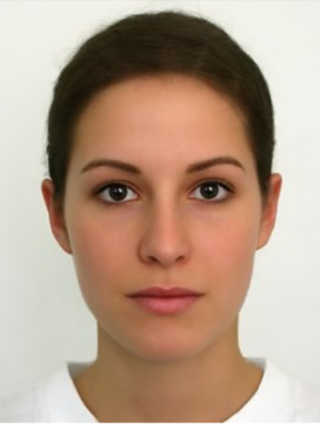
#> input picture test.png, 320 x 424 px
$ python face_detect.py
#> lines starting #> are read from the running program, lines starting #| are printed output that depends on the picture
#> further down, im is the input picture: shape (424, 320, 3); mean B, G, R 138.6, 157.7, 182.8
# !usr/bin/python
# Author:das
# -*-coding: utf-8 -*-
import cv2 as cv
import numpy as np
#import skin_detector


face_cascade=cv.CascadeClassifier('haarcascade_frontalface_alt.xml')
eye_cascade = cv.CascadeClassifier('haarcascade_eye.xml')

def big_eye(im,i):
#> called with i = 1.3
    gray = cv.cvtColor(im, cv.COLOR_BGR2GRAY)
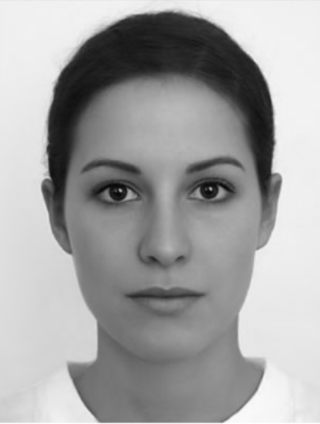
#> gray: shape (424, 320); min 7, max 254, mean 163
    eye_rec = eye_cascade.detectMultiScale(gray, 1.3, 5, 0, (30, 30))
#> eye_rec = [[181, 161, 57, 57], [85, 163, 58, 58]]
    for (x, y, w, h) in eye_rec:
        #im = cv.rectangle(im, (x, y), (x + w, y + h), (0, 0, 255), 2)
        #eye = im[int(y+10):int(y + h-15), int(x+4):int(x + w-4)]
        eye = im[int(y):int(y + h ), int(x):int(x + w )]

        #cv.imshow('eye',eye)
        cols, rows,chael = eye.shape
        M = cv.getRotationMatrix2D((w/2, h/2), 0, i)
        eye_after = cv.warpAffine(eye, M, (rows, cols))
        src_mask = np.zeros(eye.shape, eye.dtype)
        # src_mask = 255 * np.ones(tie.shape,tie.dtype)
        poly = np.array([[0,w], [h, w], [h, 0], [0, 0]], np.int32)
        cv.fillPoly(src_mask, [poly], (255, 255, 255))
        center = (int(x + w / 2), int(y + h / 2))
        im = cv.seamlessClone(eye_after, im, src_mask, center, cv.NORMAL_CLONE)
#> this loop made 2 passes
#> (x, y, w, h, cols, rows, chael, M) on passes 1 to 2: (181, 161, 57, 57, 57, 57, 3, [[1.3, 0, -8.55], [0, 1.3, -8.55]]), (85, 163, 58, 58, 58, 58, 3, [[1.3, 0, -8.7], [0, 1.3, -8.7]])
#> pass 1, in big_eye, `eye = im[int(y):int(y + h ), int(x):int(x + w )]`:
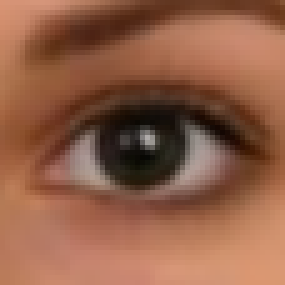
#> eye: shape (57, 57, 3) (shown 5 times larger); mean B, G, R 71, 94.9, 145.1
#> pass 1, in big_eye, `eye_after = cv.warpAffine(eye, M, (rows, cols))`:
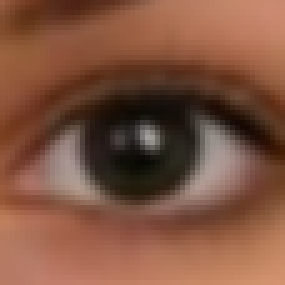
#> eye_after: shape (57, 57, 3) (shown 5 times larger); mean B, G, R 63.2, 83.3, 127.4
#> pass 2, in big_eye, `eye = im[int(y):int(y + h ), int(x):int(x + w )]`:
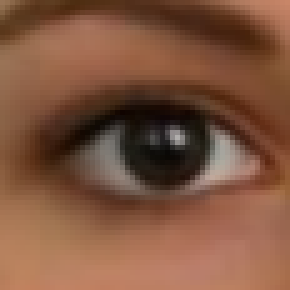
#> eye: shape (58, 58, 3) (shown 5 times larger); mean B, G, R 62.2, 84.8, 127.2
#> after the loop:
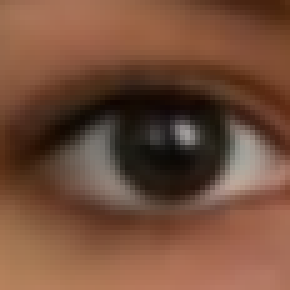
#> eye_after: shape (58, 58, 3) (shown 5 times larger); mean B, G, R 58.3, 77.8, 115.5
#> after the loop: src_mask: shape (58, 58, 3); every value is 255
        # cv.imshow('result', result)
        #eye_after = cv.medianBlur(eye_after, 3)
        #im[int(y+10):int(y + h-15), int(x+4):int(x + w-4)]=eye_after
        #im[int(y+10):int(y + h), int(x-3):int(x + w+3)] = eye_after
        #im = cv.GaussianBlur(im, (1,1),0)
    return im
        # [6 lines of commented-out code are left out]

# [51 lines left out: functions face_mop, meibai, skin_dect, shoulian, not called in this run]
        # facce = cv.bilateralFilter(facce, i, 30, 30)
        # # facce = mop(facce)
        # # cv.imshow('fa',facce)
        # im[int(y):int(y + h), int(x):int(x + w)] = facce
        # cv.imshow('face',facce)
        # mop(im)
    #return im


if __name__ == '__main__':
    pic = 'test.png'
    im = cv.imread(pic)
    # print(len(eye_rec))
    i=1.3
    #cv.imshow('im', im)
    #result =meibai(im,i) #i=0.1
    result =big_eye(im,i)#1.1
    #shoulian(im)
    #result = face_mop(im, i)#12
    cv.imshow('result', result)
    cv.waitKey(0)
    cv.destroyAllWindows()
    #detect(pic)
